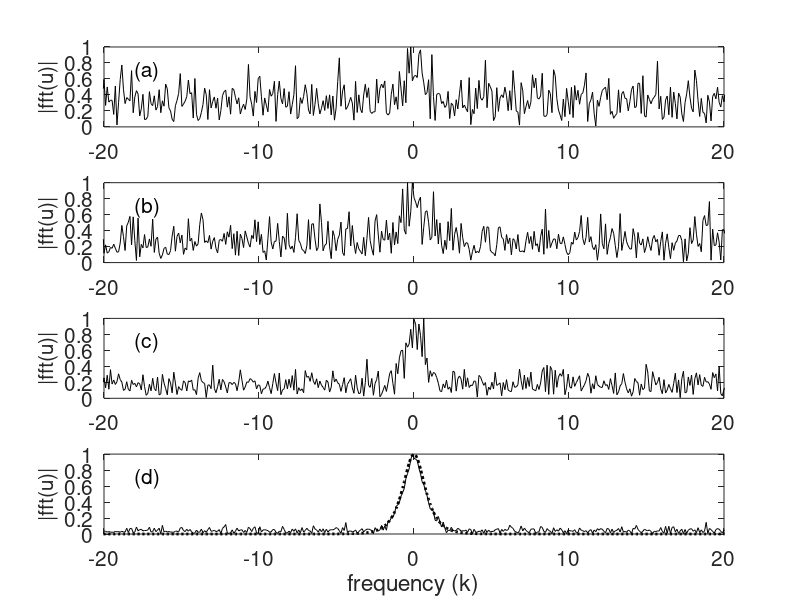
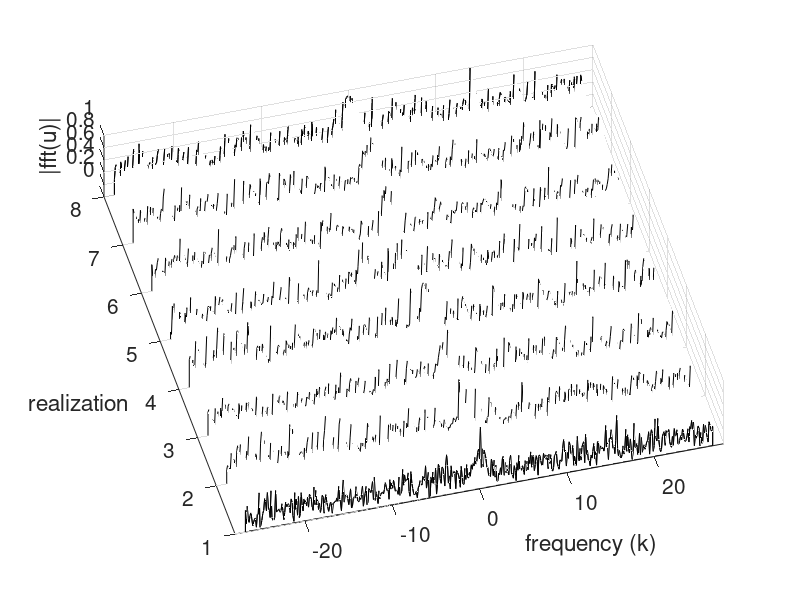

Write the MATLAB code that produced these figures, in order.
clear all; close all; clc
L=30; % time slot
n=512; % Fourier modes
t2=linspace(-L,L,n+1); t=t2(1:n);
k=(2*pi/(2*L))*[0:(n/2-1) -n/2:-1]; ks=fftshift(k);
noise=10;

labels=['(a)';'(b)';'(c)';'(d)'];
realize=[1 2 5 100];
for jj=1:length(realize)
    u=sech(t); ave=zeros(1,n);
    ut=fft(u);
    for j=1:realize(jj)
        utn(j,:)=ut+noise*(randn(1,n)+i*randn(1,n));
        ave=ave+utn(j,:);
        dat(j,:)=abs(fftshift(utn(j,:)))/max(abs(utn(j,:)));
        un(j,:)=ifft(utn(j,:));
    end
    ave=abs(fftshift(ave))/realize(jj);
    subplot(4,1,jj)
    plot(ks,ave/max(ave),'k')
    set(gca,'Fontsize',[15])
    axis([-20 20 0 1])
    text(-18,0.7,labels(jj,:),'Fontsize',[15])
    ylabel('|fft(u)|','Fontsize',[15])
end
hold on
plot(ks,abs(fftshift(ut))/max(abs(ut)),'k:','Linewidth',[2])
set(gca,'Fontsize',[15])
xlabel('frequency (k)')

figure(2)
waterfall(ks,1:8,dat(1:8,:)), colormap([0 0 0]), view(-15,80)
set(gca,'Fontsize',[15],'Xlim',[-28 28],'Ylim',[1 8])
xlabel('frequency (k)'), ylabel('realization'),zlabel('|fft(u)|')
